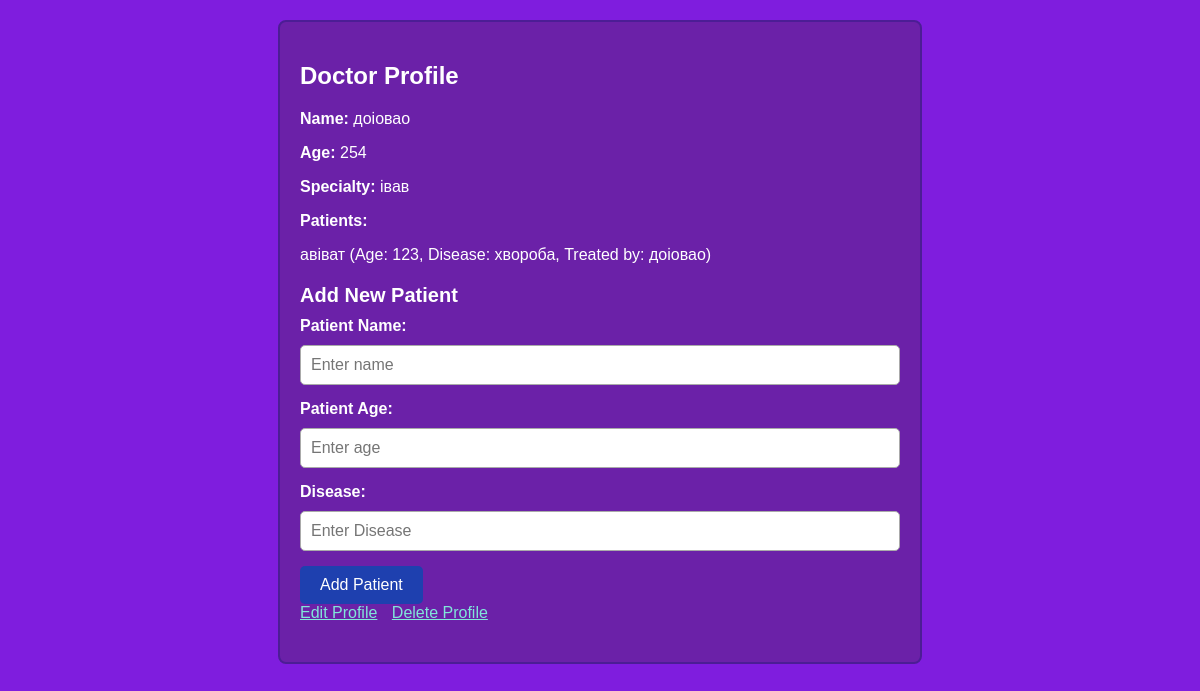
Page /profile/12/ on the committed database.
### medicchat/models.py (models this page shows, shortened)
class Doctor(models.Model):
    name = models.CharField(max_length=100)
    age = models.PositiveIntegerField()
    specialty = models.CharField(max_length=100)

class Patient(models.Model):
    name = models.CharField(max_length=100)
    age = models.PositiveIntegerField()
    doctor = models.ForeignKey(Doctor, on_delete=models.CASCADE)
    disease = models.CharField(max_length=255)

### medicchat/views.py (the view, shortened to what this page needs)
# urls.py: path('profile/<int:doctor_id>/', doctor_profile, name='doctor_profile'),
def doctor_profile(request, doctor_id):
    doctor = get_object_or_404(Doctor, id=doctor_id)
    return render(request, 'profile.html', {'doctor': doctor})

### medicchat/templates/profile.html (shortened to what this page needs)
{% load static %}
<!DOCTYPE html>
<html lang="en">
<head>
     <link rel="stylesheet" href="{% static 'style/profile.css' %}">
</head>
<body>
   <div class="profile-container">
    <h2 class="profile-title">Doctor Profile</h2>
    <div class="profile-info">
        <p><strong>Name:</strong> {{ doctor.name }}</p>
        <p><strong>Age:</strong> {{ doctor.age }}</p>
        <p><strong>Specialty:</strong> {{ doctor.specialty }}</p>
        <p><strong>Patients:</strong></p>
        <ul>
            {% for patient in doctor.patient_set.all %}
                <li>{{ patient.name }} (Age: {{ patient.age }}, Disease: {{ patient.disease }}, Treated by: {{ patient.doctor.name }})</li>
            {% endfor %}
        </ul>
        <div class="add-patient">
            <h3 class="add-patient-title">Add New Patient</h3>
            <form method="post">
                <div class="form-group">
                    <label for="patient_name">Patient Name:</label>
                    <input type="text" id="patient_name" name="patient_name" placeholder="Enter name">
                </div>
                <div class="form-group">
                    <label for="patient_age">Patient Age:</label>
                    <input type="number" id="patient_age" name="patient_age" placeholder="Enter age">
                </div>
                <div class="form-group">
                    <label for="disease">Disease:</label>
                    <input type="text" id="disease" name="disease" placeholder="Enter Disease">
                </div>
                <button type="submit">Add Patient</button>
            </form>
        </div>
        <div class="profile-actions">
            <a href="{% url 'edit_doctor' doctor.id %}">Edit Profile</a>
            <a href="{% url 'delete_doctor' doctor.id %}">Delete Profile</a>
        </div>
    </div>
</div>
</body>
</html>

### medicchat/static/style/profile.css (style rules this page uses)
body { background-color: #7F1DDE; color: #FFF; font-family: Arial, sans-serif; }
.profile-container { max-width: 600px; margin: 0 auto; background-color: #6B21A8; border: 2px solid #4C1D95; border-radius: 8px; padding: 20px; margin-top: 20px; }
.profile-title { font-size: 24px; font-weight: bold; margin-bottom: 20px; }
.profile-info { margin-bottom: 20px; }
.profile-info p { margin-bottom: 10px; }
ul { list-style: none; padding: 0; }
.add-patient-title { font-size: 20px; font-weight: bold; margin-bottom: 10px; }
.form-group { margin-bottom: 15px; }
.form-group label { display: block; font-weight: bold; margin-bottom: 5px; }
input[type="text"], input[type="number"] { width: 100%; padding: 10px; border: 1px solid #AAA; border-radius: 5px; font-size: 16px; box-sizing: border-box; margin-top: 5px; }
button { background-color: #1E40AF; color: #FFF; border: none; padding: 10px 20px; border-radius: 5px; font-size: 16px; cursor: pointer; }
.profile-actions a { color: #81E6D9; margin-right: 10px; }
.profile-actions a:last-child { margin-right: 0; }

### rows in the picture
Doctor: name "доіовао", age "254", specialty "івав"
Patient: name "авіват", age "123", disease "хвороба", doctor.name "доіовао"
